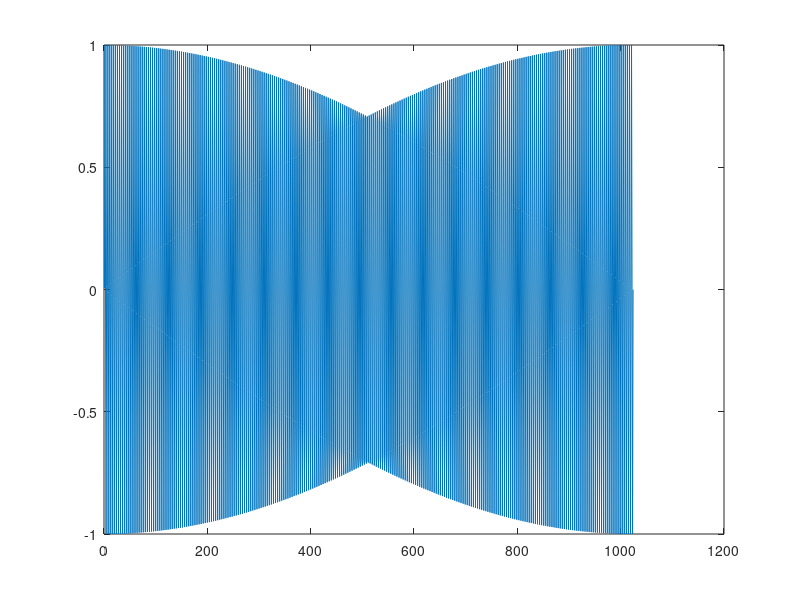

MATLAB code for this plot:
% --
% chris debug file

close all;
clear all;
clc;

% octave packages
%pkg load signal;

% add library path
addpath('./ignore/Supporting Code Package/');


% --
% load data
load('eeg_data.mat')

% concatenate runs

% reshape eeg to 1 x 16 x numSamples
eeg_data.flat = squeeze(reshape(eeg, 1, 16, []));

% check it
N = 1024
k = 1

block_size = 4
block_len = N / block_size

test_signal = sin(2 * pi * k / N * [1:N]);

b_signal = zeros(block_size, block_len);

for n = 1 : block_size
  n
  b_signal(n, :) = test_signal((n-1) * block_len + 1 : n * block_len);
end

b_signal = cat(3, b_signal, b_signal);
b_signal = cat(3, b_signal, b_signal);
b_signal = cat(3, b_signal, b_signal);

r_signal = squeeze(reshape(b_signal, 1, [], 8));

size(b_signal)
size(r_signal)

figure(1)
plot(r_signal(:, 2))



% -- 
% exclude artifacts

% simple thresholding



% -- 
% resample EEG (optional)
params.resample_factor = 2;

eeg_data.rs = zeros(size(eeg_data.flat, 1), size(eeg_data.flat, 2) / 2);

for ch = 1 : size(eeg_data.flat, 1)
  eeg_data.rs(ch, :) = resample(eeg_data.flat(ch, :), 1, params.resample_factor);
end



% -- 
% prefilter ing

% band pass
params.filter_order = 4;
params.f_window_pre = [1, 60];

% get filter coeffs
[b, a] = butter(params.filter_order, params.f_window_pre / (BCI.SampleRate / 2));

% apply filter
eeg_data.pre = filter(b, a, eeg_data.rs);

% notch filter at 50Hz
%[b, a] = iirnotch(50 / (BCI.SampleRate / 2))

% apply filter
%eeg_data.pre = filter(b, a, eeg_data.pre);



% --
% spatial filtering (optional)



% -- 
% epoch trials according to conditions

% trigg



% -- 
% calculate PSD

% PSD for each epoch

% Average epochs for condition

% pwelch
% in dB


% erds map params
%t = [-3, 0, 5];
%f_borders = [4, 30];
%t_ref = [-2.5, -0.5];